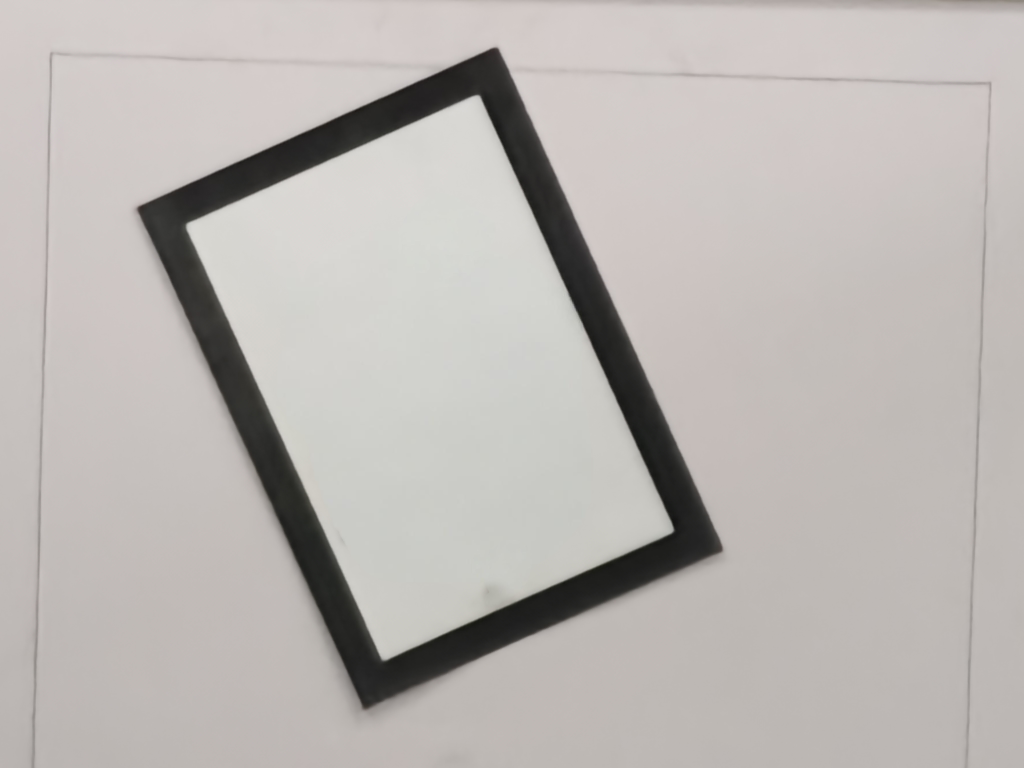
#> input picture run/black.jpg, 4096 x 3072 px (shown at 1/4 size)
$ python -i board_tracking_experiment.py   (imports and definitions only)
#> lines starting #> are read from the running program, lines starting #| are printed output that depends on the picture; after the words box and inside, x2 and y2 are one past the last pixel; in counts of white or black regions, pixels touching at a corner belong together
#> further down, picture is the input picture: shape (3072, 4096, 3); mean B, G, R 179, 182.3, 186.8
import numpy as np
from scipy.spatial import KDTree
from scipy.optimize import linear_sum_assignment
from collections import Counter
import cv2
import process_lib.image_lib as lb
import process_lib.control_lib as ctrl
from multiprocessing import shared_memory, Value, Pipe
import time
import math
import os

MODEL_PATH = "/home/ubuntu/Project/Project/run/best.rknn"
NUM_CLASSES = 2


CAMERA_FPS = 30
CAMERA_WIDTH = 1280 # 1080p 1920*1080
CAMERA_HEIGHT = 720 # 1080p 1920*1080
FRAME_CENTER_X = CAMERA_WIDTH // 2
FRAME_CENTER_Y = CAMERA_HEIGHT // 2
MIN_AREA_SMALL = 9000
MAX_AREA_SMALL = 70000
MIN_AREA_LARGE = 30000
MAX_AREA_LARGE = 10000000
MIN_CHESS_RADIUS = 5
MAX_CHESS_RADIUS = 50
white = np.full((CAMERA_HEIGHT, CAMERA_WIDTH), 255, dtype=np.uint8)
clicked = False

# 打开摄像头
# [12 lines left out: function open_camera, not called in this run]

# 对图像进行预处理
def preprocess_frame(frame):
    frame = cv2.cvtColor(frame, cv2.COLOR_BGR2HSV)
#> frame: shape (3072, 4096, 3); mean H, S, V 15.8, 11, 186.9
    pink_mask = cv2.inRange(frame, (130, 20, 100), (160, 150, 255))
#> pink_mask: shape (3072, 4096); every value is 0
    black_mask = cv2.inRange(frame, (0, 0, 0), (180, 255, 100))
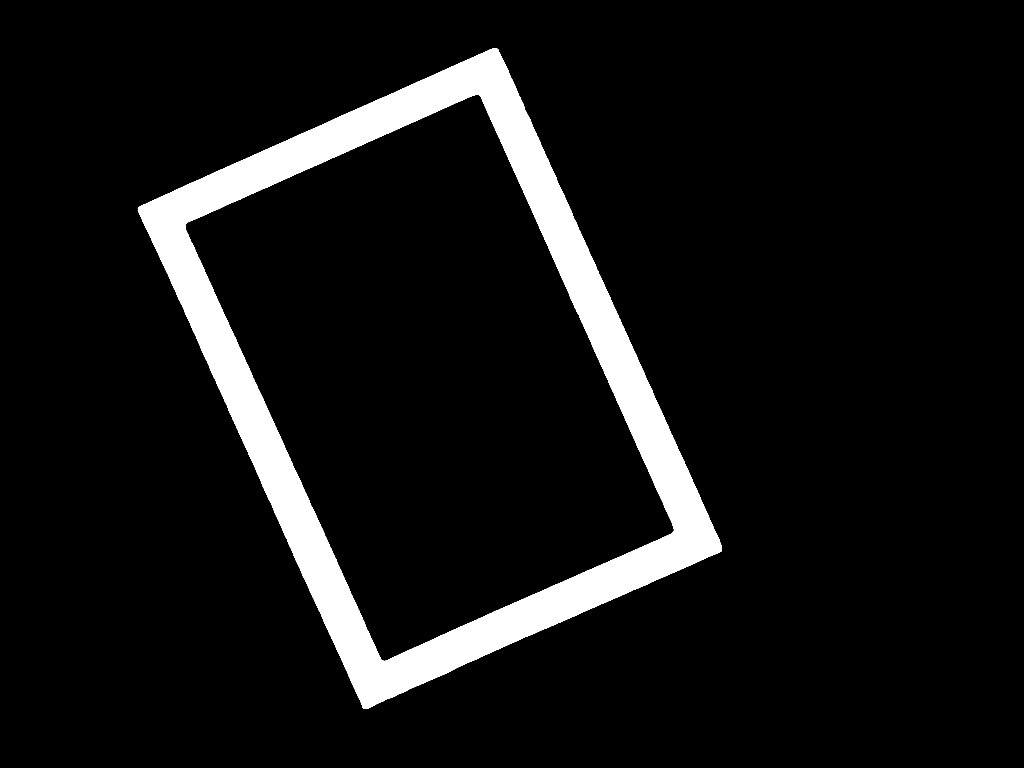
#> black_mask: shape (3072, 4096) (shown at 1/4 size); 8% white; 1 white region, box (x1, y1, x2, y2) and area: (551, 193, 2888, 2836) 1001485
    white_mask = cv2.inRange(frame, (20, 0, 170), (160, 50, 255))
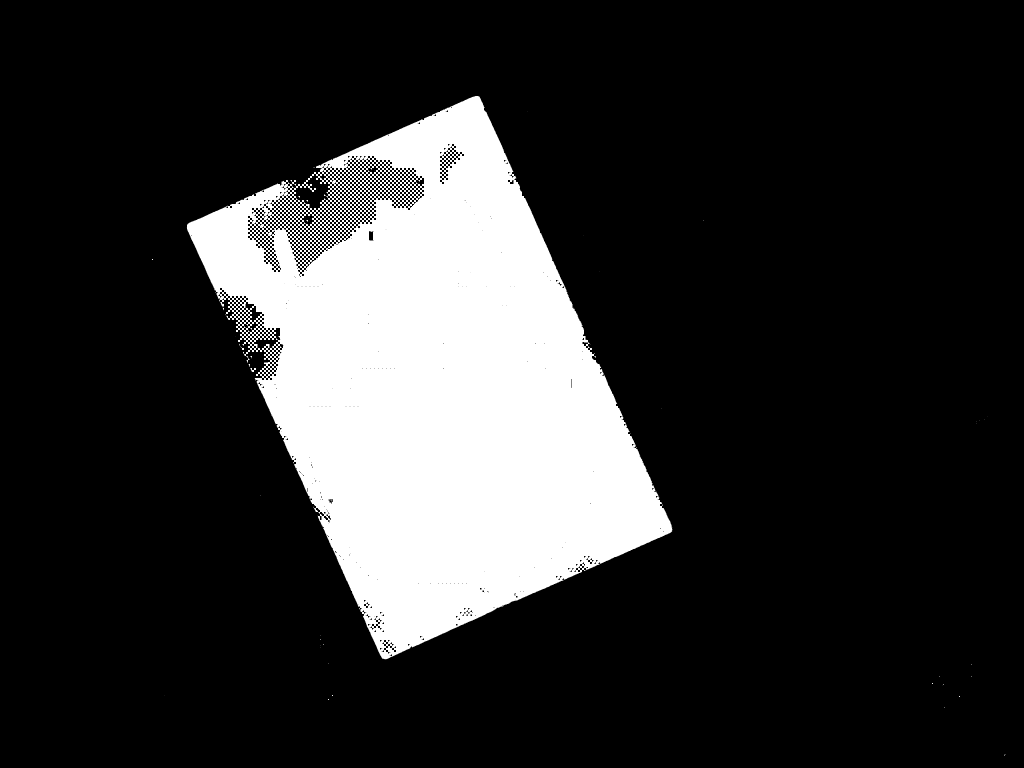
#> white_mask: shape (3072, 4096) (shown at 1/4 size); 18.4% white; 66 white regions (46 under 20 px), largest, box (x1, y1, x2, y2) and area: (747, 384, 2690, 2637) 2310033, (1001, 1472, 1024, 1488) 183, (1168, 720, 1184, 736) 125
    kernel = cv2.getStructuringElement(cv2.MORPH_ELLIPSE, (5, 5))
    pink_mask = cv2.morphologyEx(pink_mask, cv2.MORPH_CLOSE, kernel)
    # black_mask = cv2.morphologyEx(black_mask, cv2.MORPH_CLOSE, kernel, iterations=3)
#> (the run stopped early here; a loop or call above may not have finished)
